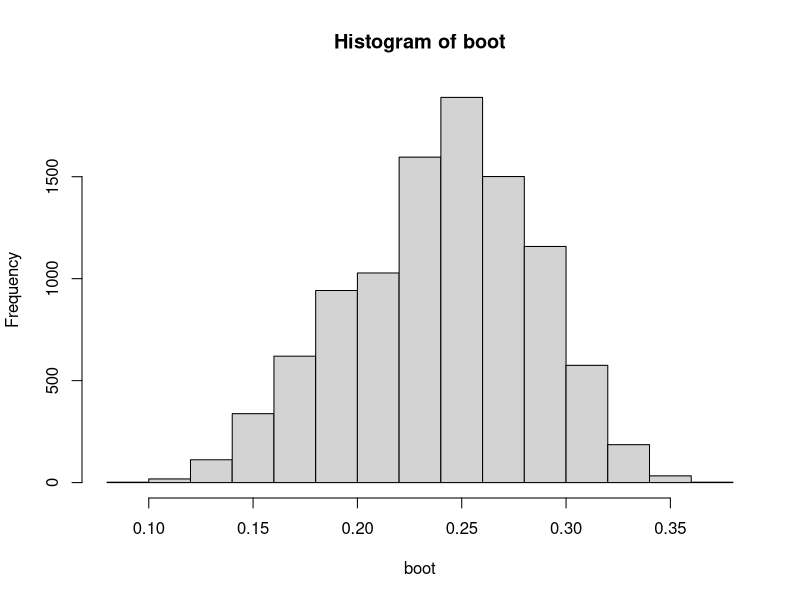
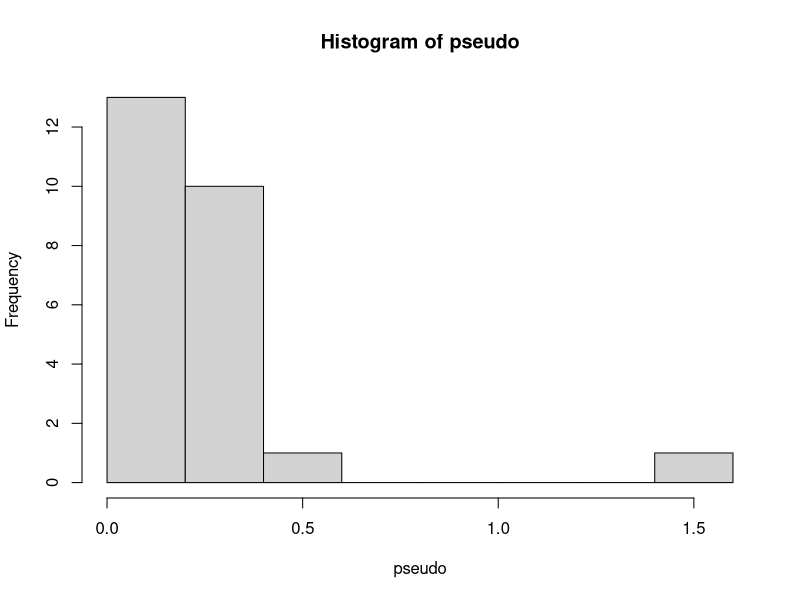

Reproduce these figures in R, in order.
x <-c(8.26, 6.33, 10.4, 5.27, 5.35, 5.61, 6.12, 6.19, 5.2,
      7.01, 8.74, 7.78, 7.02, 6, 6.5, 5.8, 5.12, 7.41, 6.52, 6.21,
      12.28, 5.6, 5.38, 6.6, 8.74)

fun1 <- function(x) sqrt(var(x))/mean(x) #target function
fun1(x)

#######bootsampling
N = 10000 #bootsampling size
boot <-numeric(N)
for (i in 1:N) boot[i] <- fun1(sample(x,replace=T))

mean(boot)
hist(boot)

#95% CI
c(quantile(boot, 0.975), quantile(boot, 0.025))

bias <- mean(boot) - fun1(x)  


#######jacknife
jack <- numeric(length(x)-1)
pseudo <- numeric(length(x))

for (i in 1:length(x)){
  for (j in 1:length(x)){
    
    if(j < i) jack[j] <- x[j]
    else if(j > i) jack[j-1] <- x[j]
    
    pseudo[i] <- length(x)*fun1(x) -(length(x)-1)*fun1(jack)
}
}

mean(pseudo)
hist(pseudo)
